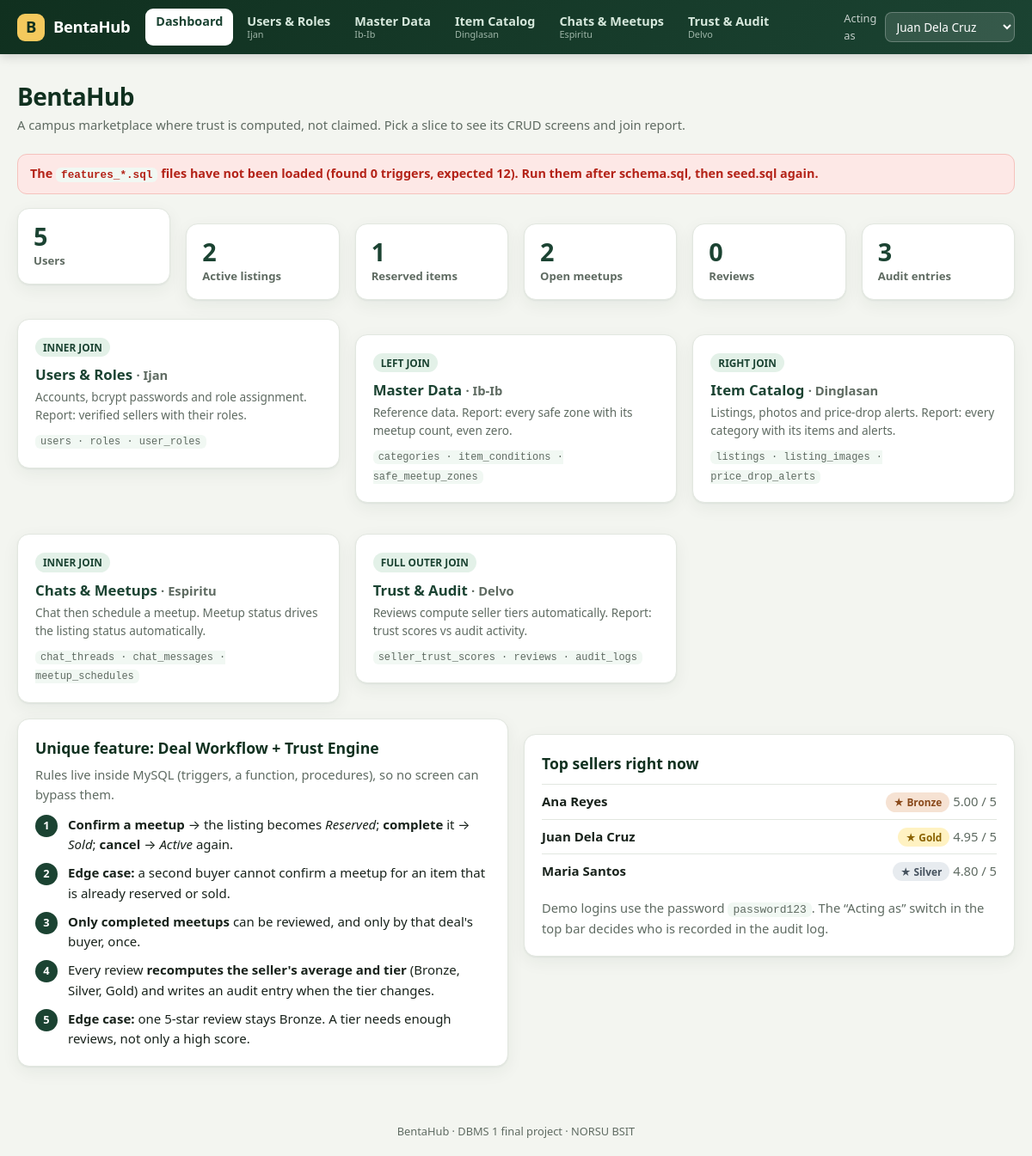
The app's page /, older data.
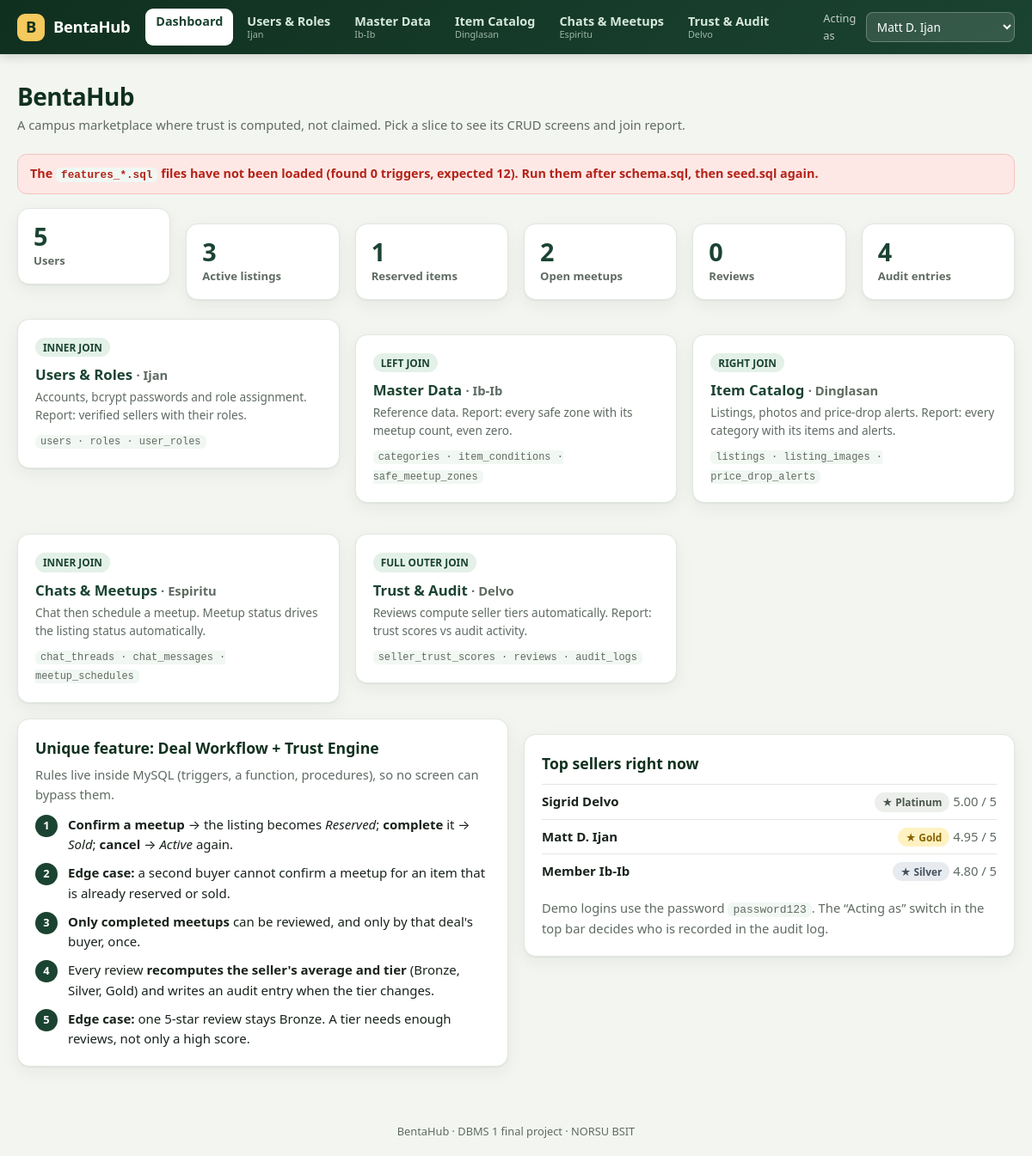
The same page, newer data.
### tables this page shows
CREATE TABLE seller_trust_scores (
    id            INT AUTO_INCREMENT PRIMARY KEY,
    seller_id     INT NOT NULL UNIQUE,
    rating_score  DECIMAL(3,2) NOT NULL DEFAULT 0.00 CHECK (rating_score BETWEEN 0 AND 5),
    total_reviews INT NOT NULL DEFAULT 0 CHECK (total_reviews >= 0),
    trust_tier    VARCHAR(50) NOT NULL DEFAULT 'Bronze',
    FOREIGN KEY (seller_id) REFERENCES users(id) ON DELETE CASCADE
);

CREATE TABLE users (
    id            INT AUTO_INCREMENT PRIMARY KEY,
    full_name     VARCHAR(100) NOT NULL,
    email         VARCHAR(120) NOT NULL UNIQUE,
    password_hash VARCHAR(255) NOT NULL,
    phone_number  VARCHAR(20),
    is_verified   TINYINT(1) NOT NULL DEFAULT 0,
    created_at    TIMESTAMP DEFAULT CURRENT_TIMESTAMP
);

### index.php (the view, shortened to what the changed rows need)
<?php
require_once __DIR__ . '/includes/layout.php';
$stats = null; $triggers = 0;
try {
    $stats = $pdo->query("SELECT
        (SELECT COUNT(*) FROM users) AS users,
        (SELECT COUNT(*) FROM listings WHERE status = 'active') AS active_listings,
        (SELECT COUNT(*) FROM listings WHERE status = 'reserved') AS reserved,
        (SELECT COUNT(*) FROM meetup_schedules WHERE status IN ('pending','confirmed')) AS open_meetups,
        (SELECT COUNT(*) FROM reviews) AS reviews,
        (SELECT COUNT(*) FROM audit_logs) AS logs")->fetch();
    $triggers = (int)$pdo->query('SELECT COUNT(*) FROM information_schema.TRIGGERS WHERE TRIGGER_SCHEMA = DATABASE()')->fetchColumn();
    $top = $pdo->query("SELECT u.full_name, s.trust_tier, s.rating_score FROM seller_trust_scores s JOIN users u ON u.id = s.seller_id ORDER BY s.rating_score DESC, s.total_reviews DESC LIMIT 3")->fetchAll();
} catch (Throwable $e) { $stats = null; $top = []; }
$slices = [
    ['IJAN.php',      'Users & Roles',   'Ijan',      'INNER JOIN',      'users · roles · user_roles',                         'Accounts, bcrypt passwords and role assignment. Report: verified sellers with their roles.'],
    ['ibib.php',      'Master Data',     'Ib-Ib',     'LEFT JOIN',       'categories · item_conditions · safe_meetup_zones',   'Reference data. Report: every safe zone with its meetup count, even zero.'],
    ['dinglasan.php', 'Item Catalog',    'Dinglasan', 'RIGHT JOIN',      'listings · listing_images · price_drop_alerts',      'Listings, photos and price-drop alerts. Report: every category with its items and alerts.'],
    ['espiritu.php',  'Chats & Meetups', 'Espiritu',  'INNER JOIN',      'chat_threads · chat_messages · meetup_schedules',    'Chat then schedule a meetup. Meetup status drives the listing status automatically.'],
    ['DELVO.php',     'Trust & Audit',   'Delvo',     'FULL OUTER JOIN', 'seller_trust_scores · reviews · audit_logs',         'Reviews compute seller tiers automatically. Report: trust scores vs audit activity.'],
];
render_header('BentaHub', 'home', 'A campus marketplace where trust is computed, not claimed. Pick a slice to see its CRUD screens and join report.');
?>
<?php if ($stats === null): ?>
  <div class="flash flash-error">The tables are not ready. Run <code>database/schema.sql</code>, the three <code>features_*.sql</code> files, then <code>seed.sql</code> (in that order) and reload.</div>
<?php else: ?>
  <?php if ($triggers < 10): ?><div class="flash flash-error">The <code>features_*.sql</code> files have not been loaded (found <?= $triggers ?> triggers, expected 12). Run them after schema.sql, then seed.sql again.</div><?php endif; ?>
  <div class="grid grid-stats">
    <div class="card stat"><b><?= (int)$stats['users'] ?></b><span>Users</span></div>
    <div class="card stat"><b><?= (int)$stats['active_listings'] ?></b><span>Active listings</span></div>
    <div class="card stat"><b><?= (int)$stats['reserved'] ?></b><span>Reserved items</span></div>
    <div class="card stat"><b><?= (int)$stats['open_meetups'] ?></b><span>Open meetups</span></div>
    <div class="card stat"><b><?= (int)$stats['reviews'] ?></b><span>Reviews</span></div>
    <div class="card stat"><b><?= (int)$stats['logs'] ?></b><span>Audit entries</span></div>
  </div>
<?php endif; ?>
  <?php foreach ($slices as [$href, $name, $who, $join, $tables, $desc]): ?>
      <?= badge($join, 'green') ?>
  <?php endforeach; ?>
<div class="grid" style="grid-template-columns:repeat(auto-fit,minmax(320px,1fr));margin-top:18px">
  <section class="card">
    <h2 style="margin-bottom:6px">Unique feature: Deal Workflow + Trust Engine</h2>
  </section>
  <section class="card">
    <h2 style="margin-bottom:10px">Top sellers right now</h2>
    <?php foreach ($top as $t): ?>
      <p style="display:flex;justify-content:space-between;padding:8px 0;border-top:1px solid var(--line)"><strong><?= e($t['full_name']) ?></strong><span><?= tier_badge($t['trust_tier']) ?> <span class="muted"><?= e($t['rating_score']) ?> / 5</span></span></p>
    <?php endforeach; if (!$top) echo '<p class="muted">No trust scores yet.</p>'; ?>
  </section>
</div>
<?php render_footer();

### includes/layout.php (shortened to what the changed rows need)
<?php
require_once __DIR__ . '/bootstrap.php';
function render_header(string $title, string $key, string $subtitle = '', string $joinPill = ''): void {
    global $pdo;
    $users = $pdo->query('SELECT id, full_name FROM users ORDER BY id')->fetchAll();
    ?>
<!DOCTYPE html>
<html lang="en">
<head>
<link rel="stylesheet" href="assets/style.css">
</head>
<body>
<header class="topbar">
  <div class="topbar-inner">
    <form method="post" class="acting" title="Audit entries are recorded under this user">
      <label for="acting">Acting as</label>
      <select id="acting" name="switch_user" onchange="this.form.submit()">
        <?php foreach ($users as $u): ?>
          <option value="<?= (int)$u['id'] ?>" <?= (int)$u['id'] === current_user_id() ? 'selected' : '' ?>><?= e($u['full_name']) ?></option>
        <?php endforeach; ?>
      </select>
    </form>
  </div>
</header>
<main class="page">
  <div class="page-head">
    <div>
      <h1><?= e($title) ?></h1>
    </div>
  </div>
  <?php
}
function render_footer(): void { ?>
</main>
</body>
</html>
<?php }

### includes/bootstrap.php (shortened to what the changed rows need)
<?php
function e($v): string { return htmlspecialchars((string)$v, ENT_QUOTES, 'UTF-8'); }
function current_user_id(): ?int { return isset($_SESSION['acting_user']) ? (int)$_SESSION['acting_user'] : null; }
function badge(string $text, string $variant = 'gray'): string {
    return '<span class="badge badge-' . e($variant) . '">' . e($text) . '</span>';
}
function tier_badge(?string $t): string {
    $map = ['Gold' => 'gold', 'Silver' => 'silver', 'Bronze' => 'bronze'];
    return $t === null ? badge('No score', 'gray') : badge('★ ' . $t, $map[$t] ?? 'gray');
}

Row changes from the older to the newer data that the page shows:
changed seller_trust_scores: seller.full_name "Ana Reyes" → "Sigrid Delvo"; text "★ Bronze" → "★ Platinum"
changed seller_trust_scores: seller.full_name "Juan Dela Cruz" → "Matt D. Ijan"
changed seller_trust_scores: seller.full_name "Maria Santos" → "Member Ib-Ib"
Text that changed along with them:
form field switch_user: "Juan Dela Cruz" → "Matt D. Ijan"
$stats['active_listings']: "2" → "3"
$stats['logs']: "3" → "4"
